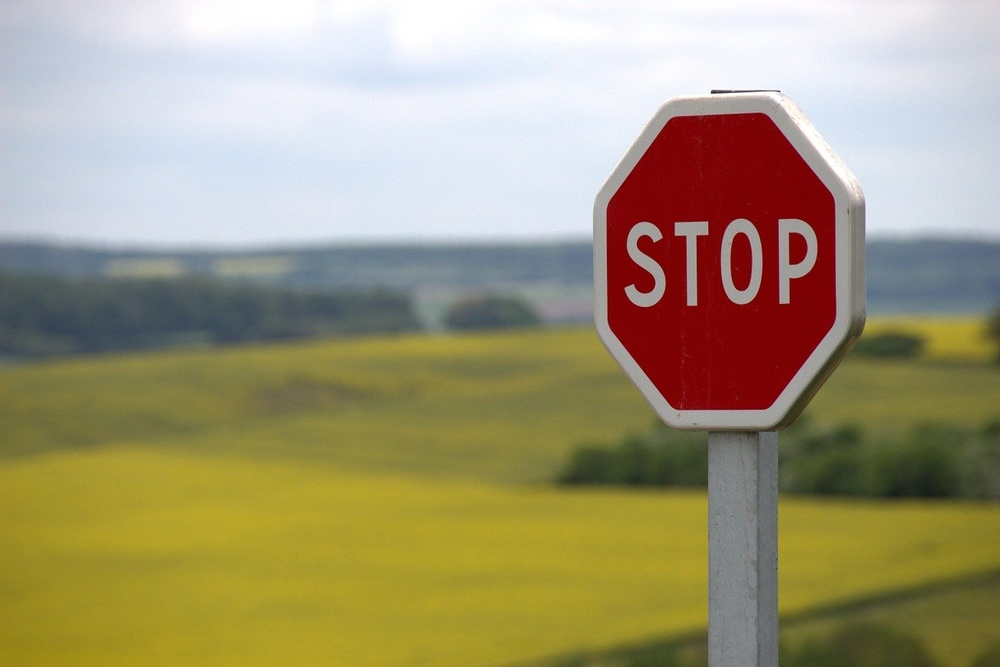
#> input picture Detect Objects with Masking using openCV/stop-634941_1280.jpg, 1000 x 667 px, shrunk from 1280 x 854 before the run
$ jupyter execute --allow-errors 'Notebook - OpenCV - Detect Objects with Masking.ipynb'   (shell and % lines are left out)
#> lines starting #> are read from the running program, lines starting #| are printed output that depends on the picture; after the words box and inside, x2 and y2 are one past the last pixel; in counts of white or black regions, pixels touching at a corner belong together
[cell 1]
import cv2

[cell 2]
image = cv2.imread("stop-634941_1280.jpg")
#> image is the input picture: shape (667, 1000, 3); mean B, G, R 118.9, 151.2, 161

[cell 3]
def cv2_imshow(image):
    cv2.imshow("",image)
    k = cv2.waitKey(0) & 0xFF
#> (key Esc is pressed here)
    if(k==27):
        cv2.destroyAllWindows()

[cell 4]
cv2_imshow(image)

[cell 5]
image_hsv = cv2.cvtColor(image, cv2.COLOR_BGR2HSV)
#> image_hsv: shape (667, 1000, 3); mean H, S, V 64.3, 101.5, 169.1

[cell 6]
cv2_imshow(image_hsv)
#> (key Enter is pressed here)

[cell 7]
MINIMUM_HSV = (0,100,0)
MAXIMUM_HSV = (10,255,255)
stop_mask = cv2.inRange(image_hsv,
                   MINIMUM_HSV,
                   MAXIMUM_HSV)
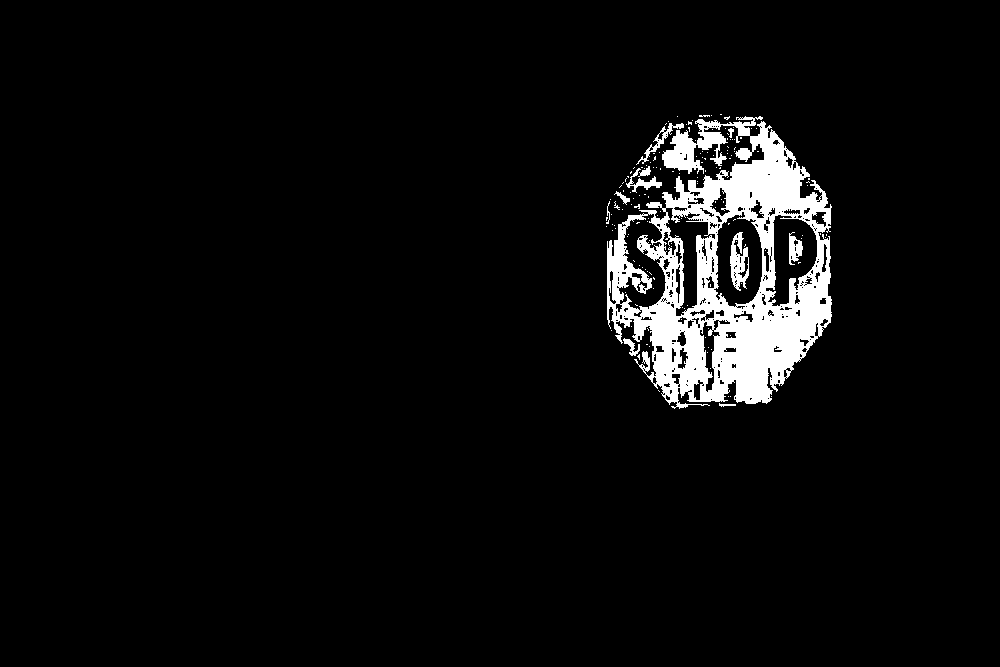
#> stop_mask: shape (667, 1000); 4.9% white; 155 white regions (144 under 20 px), largest, box (x1, y1, x2, y2) and area: (607, 116, 832, 409) 30519, (730, 232, 749, 291) 640, (636, 123, 684, 165) 297

#> (a cell that did not finish here is left out)

[cell 9]
owl = cv2.imread("/home/ahujajit22/Downloads/study/OpenCV Learn/barn-owl-2550068_1280.jpg")
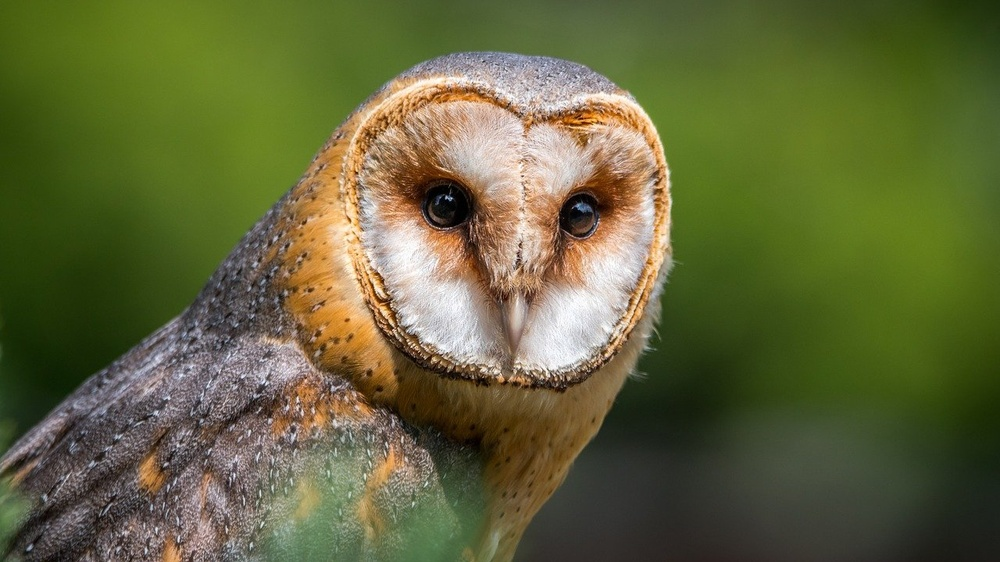
#> input picture Detect Objects with Masking using openCV/barn-owl-2550068_1280.jpg, 1000 x 562 px, shrunk from 1280 x 720 before the run, found by its file name
#> owl is the input picture: shape (562, 1000, 3); mean B, G, R 59.1, 101.9, 98.4

[cell 10]
cv2_imshow(owl)

[cell 11]
owl_hsv = cv2.cvtColor(owl, cv2.COLOR_BGR2HSV)
#> owl_hsv: shape (562, 1000, 3); mean H, S, V 40.9, 128.2, 110.6

[cell 12]
cv2_imshow(owl_hsv)

[cell 13]
MINIMUM_YELLOW = (0, 0 , 135)
MAXIMUM_YELLOW = (36, 255,255)
owl_mask = cv2.inRange(owl_hsv, MINIMUM_YELLOW, MAXIMUM_YELLOW )
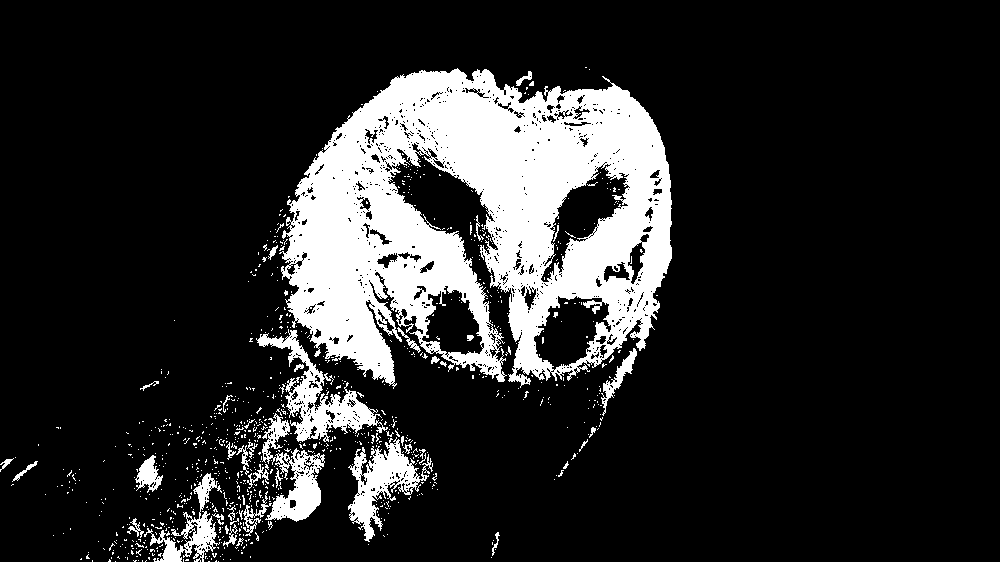
#> owl_mask: shape (562, 1000); 16.5% white; 912 white regions (868 under 20 px), largest, box (x1, y1, x2, y2) and area: (279, 68, 672, 389) 74931, (256, 329, 388, 442) 3845, (348, 437, 433, 542) 3166

[cell 14]
cv2_imshow(owl_mask)

[cell 15]
cv2.imwrite("stop_detection_mask.jpg",stop_mask)
#> Out = True

[cell 16]
cv2.imwrite("owl_detection_mask.jpg", owl_mask)
#> Out = True
